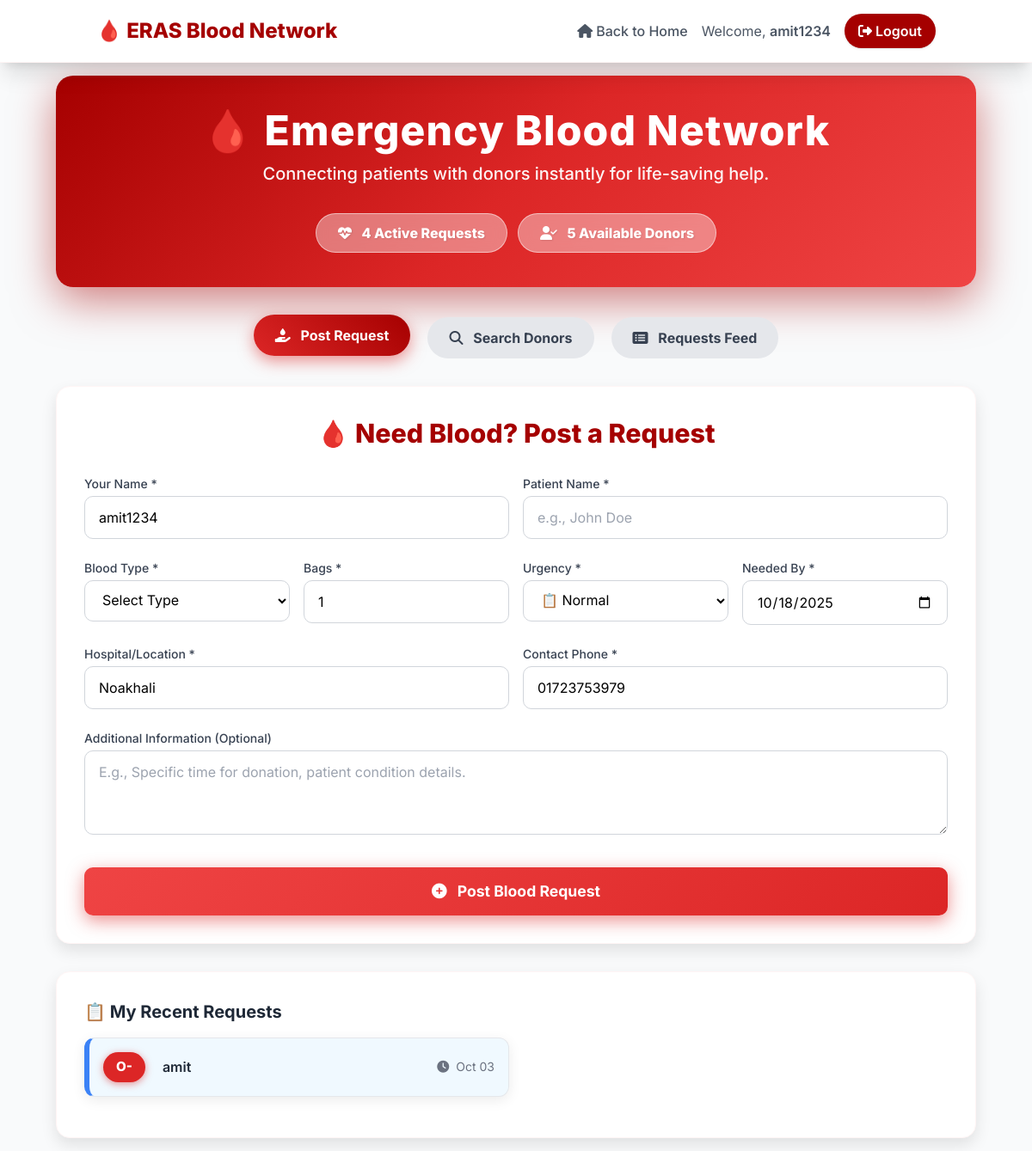
Screenshot of /accounts/blood-network/ (signed in) with the database file from the repository.
### accounts/models.py (models this page shows, shortened)
class User(AbstractUser):
    USER_TYPES = (
        ('citizen', 'Citizen'),
        ('service_provider', 'Service Provider'),
    )
    user_type = models.CharField(
        max_length=20, choices=USER_TYPES, default='citizen')
    phone_number = models.CharField(max_length=15, unique=True)

class CitizenProfile(models.Model):
    BLOOD_GROUP_CHOICES = [
        ('', 'Select Blood Group'),
        ('A+', 'A+'),
        ('A-', 'A-'),
        ('B+', 'B+'),
        ('B-', 'B-'),
        ('AB+', 'AB+'),
        ('AB-', 'AB-'),
        ('O+', 'O+'),
        ('O-', 'O-'),
    ]
    user = models.OneToOneField(
        User, on_delete=models.CASCADE, related_name='citizen_profile')
    date_of_birth = models.DateField(null=True, blank=True)
    blood_group = models.CharField(
        max_length=5, choices=BLOOD_GROUP_CHOICES, blank=True)
    phone_number = models.CharField(max_length=15, blank=True)
    emergency_contact_name = models.CharField(max_length=100, blank=True)
    emergency_contact_phone = models.CharField(max_length=15, blank=True)
    emergency_contact_relationship = models.CharField(
        max_length=50, blank=True)
    house_road_no = models.CharField(max_length=200, blank=True)
    area_sector = models.CharField(max_length=100, blank=True)
    city = models.CharField(max_length=100, blank=True)
    postal_code = models.CharField(max_length=10, blank=True)
    landmarks = models.CharField(max_length=200, blank=True)
    last_blood_donation = models.DateField(null=True, blank=True)
    available_to_donate = models.CharField(
        max_length=10,
        choices=[('', 'Select Option'), ('yes', 'Yes'), ('no', 'No')],
        blank=True
    )
    emergency_donor = models.BooleanField(
        default=False, help_text="Available for emergency blood donation")
    medical_conditions = models.TextField(blank=True)
    allergies = models.TextField(blank=True)
    regular_medications = models.TextField(blank=True)

class BloodRequest(models.Model):
    BLOOD_TYPE_CHOICES = [
        ('A+', 'A+'),
        ('A-', 'A-'),
        ('B+', 'B+'),
        ('B-', 'B-'),
        ('AB+', 'AB+'),
        ('AB-', 'AB-'),
        ('O+', 'O+'),
        ('O-', 'O-'),
    ]
    URGENCY_CHOICES = [
        ('urgent', 'Urgent'),
        ('normal', 'Normal'),
    ]
    STATUS_CHOICES = [
        ('open', 'Open'),
        ('fulfilled', 'Fulfilled'),
    ]
    requester_name = models.CharField(
        max_length=100, help_text="Person making the request")
    patient_name = models.CharField(
        max_length=100, help_text="Patient who needs blood")
    blood_type_needed = models.CharField(
        max_length=3, choices=BLOOD_TYPE_CHOICES)
    bags_needed = models.PositiveIntegerField(
        default=1,
        help_text="Number of blood bags needed"
    )
    location = models.CharField(
        max_length=200, help_text="Hospital/location where blood is needed")
    contact_phone = models.CharField(max_length=15)
    urgency = models.CharField(
        max_length=10, choices=URGENCY_CHOICES, default='normal')
    needed_by_date = models.DateField(help_text="When is the blood needed by")
    additional_notes = models.TextField(
        blank=True, help_text="Any additional information")
    created_by = models.ForeignKey(User, null=True, blank=True, on_delete=models.CASCADE,
                                   help_text="User who created this request (if logged in)")
    requester_city = models.CharField(max_length=100, blank=True,
                                      help_text="City for filtering purposes")
    status = models.CharField(
        max_length=10, choices=STATUS_CHOICES, default='open')
    created_at = models.DateTimeField(auto_now_add=True)
    updated_at = models.DateTimeField(auto_now=True)
    class Meta:
        ordering = ['-created_at']
        indexes = [
            models.Index(fields=['blood_type_needed']),
            models.Index(fields=['requester_city']),
            models.Index(fields=['status']),
            models.Index(fields=['urgency']),
        ]

### accounts/views.py (the view, shortened to what this page needs)
# urls.py: path('blood-network/', views.blood_network, name='blood_network'),
def blood_network(request):
    blood_type_filter = request.GET.get('blood_type', '')
    city_filter = request.GET.get('city', '')
    emergency_only = request.GET.get('emergency_only', '') == 'true'
    donors = CitizenProfile.objects.filter(
        available_to_donate='yes'
    ).select_related('user').exclude(
        blood_group__in=['', None]  # Exclude donors without blood group
    )
    if blood_type_filter:
        donors = donors.filter(blood_group=blood_type_filter)
    if city_filter:
        donors = donors.filter(city__icontains=city_filter)
    if emergency_only:
        donors = donors.filter(emergency_donor=True)
    active_requests = BloodRequest.objects.filter(
        status='open'
    ).order_by('-urgency', '-created_at')[:10]  # Latest 10
    cities = CitizenProfile.objects.filter(
        available_to_donate='yes'
    ).exclude(city__in=['', None]).values_list('city', flat=True).distinct()
    auto_fill = {}
    if request.user.is_authenticated:
        try:
            if hasattr(request.user, 'citizen_profile'):
                profile = request.user.citizen_profile
                auto_fill = {
                    'name': request.user.get_full_name() or request.user.username,
                    'phone': profile.phone_number or request.user.phone_number,
                    'city': profile.city or '',
                }
        except:
            pass
    user_requests = []
    if request.user.is_authenticated:
        user_requests = BloodRequest.objects.filter(
            created_by=request.user
        ).order_by('-created_at')[:5]  # Latest 5
    context = {
        'donors': donors[:20],  # Limit to 20 donors for performance
        'active_requests': active_requests,
        'user_requests': user_requests,
        'cities': sorted(set(cities)),
        'auto_fill': auto_fill,
        'blood_types': BloodRequest.BLOOD_TYPE_CHOICES,
        'today': date.today(),
        'current_filters': {
            'blood_type': blood_type_filter,
            'city': city_filter,
            'emergency_only': emergency_only
        }
    }
    return render(request, 'accounts/blood_network.html', context)

### templates/accounts/blood_network.html (shortened to what this page needs)
<!DOCTYPE html>
<html lang="en">
<head>
  <link rel="stylesheet" href="https://cdnjs.cloudflare.com/ajax/libs/font-awesome/6.4.0/css/all.min.css">
  <script src="https://cdn.tailwindcss.com"></script>
</head>
<body class="bg-gray-50">
<header class="bg-white shadow-xl sticky top-0 z-10 border-b border-red-light-bg">
  <nav class="container mx-auto px-4 sm:px-6 py-4 flex items-center justify-between">
    <div class="flex items-center space-x-2">
      <span class="text-xl sm:text-2xl font-extrabold text-red-darker whitespace-nowrap">🩸 ERAS Blood Network</span>
    </div>
    <div class="flex items-center space-x-2 sm:space-x-4">
      <a href="/" class="text-gray-600 hover:text-custom-red transition font-medium hidden sm:inline-flex items-center">
          <i class="fas fa-home mr-1"></i> Back to Home
      </a>
      {% if user.is_authenticated %}
        <span class="text-gray-600 hidden md:inline whitespace-nowrap">Welcome, <span class="font-semibold">{{ user.username }}</span></span>
        <a href="{% url 'logout' %}" class="bg-red-darker text-white px-3 py-1.5 sm:px-4 sm:py-2 rounded-full shadow hover:bg-custom-red transition font-semibold text-sm sm:text-base whitespace-nowrap">
            <i class="fas fa-sign-out-alt"></i> <span class="hidden sm:inline">Logout</span>
        </a>
      {% endif %}
    </div>
  </nav>
</header>
<main class="blood-network-page">
  <div class="hero-section">
    <h1 class="text-3xl sm:text-4xl lg:text-5xl font-extrabold mb-3 tracking-wide">🩸 Emergency Blood Network</h1>
    <p class="text-md sm:text-xl opacity-95 mb-8 font-medium">Connecting patients with donors instantly for life-saving help.</p>
    <div class="quick-stats flex justify-center flex-wrap gap-3">
      <span><i class="fas fa-heartbeat mr-2"></i> {{ active_requests.count }} Active Requests</span>
      <span><i class="fas fa-user-check mr-2"></i> {{ donors.count }} Available Donors</span>
    </div>
  </div>
  <div class="flex justify-center mb-8 flex-wrap gap-3">
    <button class="tab-btn active" data-tab="request"><i class="fas fa-hand-holding-water mr-1 sm:mr-2"></i> <span class="hidden sm:inline">Post</span> Request</button>
    <button class="tab-btn" data-tab="search"><i class="fas fa-search mr-1 sm:mr-2"></i> <span class="hidden sm:inline">Search</span> Donors</button>
    <button class="tab-btn" data-tab="feed"><i class="fas fa-list-alt mr-1 sm:mr-2"></i> Requests <span class="hidden sm:inline">Feed</span></button>
  </div>
  <div id="request" class="tab-content">
    <div class="bg-white p-6 sm:p-8 rounded-2xl shadow-card-pop border border-red-light-bg">
      <h2 class="section-title">🩸 Need Blood? Post a Request</h2>
      <form method="POST" class="grid gap-6">
        <div class="grid md:grid-cols-2 gap-4">
          <div>
            <label for="requester_name" class="block text-sm font-medium text-gray-700 mb-1">Your Name *</label>
            <input type="text"
                  id="requester_name"
                 name="requester_name"
                 value="{{ auto_fill.name|default:'' }}"
                 placeholder="e.g., Jane Doe"
                 class="form-control"
                 required>
          </div>
          <div>
            <label for="patient_name" class="block text-sm font-medium text-gray-700 mb-1">Patient Name *</label>
            <input type="text"
                  id="patient_name"
                 name="patient_name"
                 placeholder="e.g., John Doe"
                 class="form-control"
                 required>
          </div>
        </div>
        <div class="grid grid-cols-2 md:grid-cols-4 gap-4"> <div>
            <label for="blood_type_needed" class="block text-sm font-medium text-gray-700 mb-1">Blood Type *</label>
            <select id="blood_type_needed" name="blood_type_needed" class="form-control" required>
              <option value="">Select Type</option>
            </select>
          </div>
          <div>
            <label for="bags_needed" class="block text-sm font-medium text-gray-700 mb-1">Bags *</label>
            <input type="number"
                  id="bags_needed"
                  name="bags_needed"
                  value="1"
                  min="1"
                  max="10"
                  class="form-control"
                  required>
          </div>
          <div>
            <label for="urgency" class="block text-sm font-medium text-gray-700 mb-1">Urgency *</label>
            <select id="urgency" name="urgency" class="form-control" required>
              <option value="normal" selected>📋 Normal</option>
            </select>
          </div>
          <div>
            <label for="needed_by_date" class="block text-sm font-medium text-gray-700 mb-1">Needed By *</label>
            <input type="date"
                   id="needed_by_date"
                   name="needed_by_date"
                   class="form-control"
                   min="{{ today|date:'Y-m-d' }}"
                   required>
          </div>
        </div>
        <div class="grid md:grid-cols-2 gap-4">
          <div>
            <label for="location" class="block text-sm font-medium text-gray-700 mb-1">Hospital/Location *</label>
            <input type="text"
                  id="location"
                 name="location"
                 value="{{ auto_fill.city|default:'' }}"
                 placeholder="e.g., Apollo Hospital, Dhaka"
                 class="form-control"
                 required>
          </div>
          <div>
            <label for="contact_phone" class="block text-sm font-medium text-gray-700 mb-1">Contact Phone *</label>
            <input type="tel"
                  id="contact_phone"
                 name="contact_phone"
                 value="{{ auto_fill.phone|default:'' }}"
                 placeholder="+880XXXXXXXXX"
                 class="form-control"
                 required>
          </div>
        </div>
        <div>
          <label for="additional_notes" class="block text-sm font-medium text-gray-700 mb-1">Additional Information (Optional)</label>
          <textarea id="additional_notes" name="additional_notes"
                    rows="3"
                    placeholder="E.g., Specific time for donation, patient condition details."
                    class="form-control"></textarea>
        </div>
        <button type="submit" class="btn-red mt-2">
            <i class="fas fa-plus-circle mr-2"></i> Post Blood Request
        </button>
      </form>
    </div>
  </div>
  {% if user.is_authenticated and user_requests %}
    <div class="bg-white p-6 sm:p-8 rounded-2xl shadow-card-pop mt-8 border border-red-light-bg">
      <h3 class="font-bold text-xl mb-4 text-gray-800">📋 My Recent Requests</h3>
      <div class="grid sm:grid-cols-2 gap-4">
      {% for request in user_requests|slice:":5" %}
        <div class="my-request-card flex justify-between items-center p-4 hover:shadow-lg transition flex-wrap gap-2">
          <div class="flex items-center gap-3">
            <span class="blood-type">{{ request.blood_type_needed }}</span>
            <span class="font-semibold text-gray-800">{{ request.patient_name }}</span>
          </div>
          <span class="text-sm text-gray-500 whitespace-nowrap">
              <i class="fas fa-clock mr-1"></i> {{ request.created_at|date:"M d" }}
          </span>
        </div>
      {% endfor %}
      </div>
    </div>
  {% endif %}
</main>
</body>
</html>

### templates/accounts/blood_network.html (style rules this page uses)
body { font-family: 'Inter', sans-serif; background-color: #f7f7f9; }
.blood-network-page { max-width: 1100px; margin: 0 auto; padding: 15px; }
.hero-section { text-align: center; background: linear-gradient(135deg, #a50000, #dc2626, #ef4444); color: white; padding: 40px 15px; border-radius: 20px; margin-bottom: 35px; box-shadow: 0 15px 50px rgba(165, 0, 0, 0.5); }
.quick-stats { display: flex; flex-wrap: wrap; justify-content: center; gap: 10px; }
.quick-stats span { background: rgba(255, 255, 255, 0.4); padding: 8px 15px; border-radius: 30px; font-weight: 800; backdrop-filter: blur(8px); border: 1px solid rgba(255, 255, 255, 0.5); text-shadow: 1px 1px 2px rgba(0, 0, 0, 0.1); font-size: 0.875rem; }
@media (min-width: 640px) { .quick-stats span { padding: 10px 25px; font-size: 1rem; } }
.tab-btn { background: #e5e7eb; color: #374151; padding: 10px 18px; margin: 0 4px; border-radius: 9999px; font-weight: 700; transition: all 0.3s; border: none; cursor: pointer; font-size: 0.9rem; }
@media (min-width: 640px) { .tab-btn { padding: 12px 25px; font-size: 1rem; } }
.tab-btn.active { background: linear-gradient(45deg, #dc2626, #a50000); color: white; box-shadow: 0 6px 18px rgba(220,38,38,0.5); transform: translateY(-3px); }
.section-title { color: #a50000; font-size: 1.7rem; font-weight: 800; margin-bottom: 25px; text-align: center; }
@media (min-width: 640px) { .section-title { font-size: 1.9rem; } }
.form-control { padding: 12px 16px; border: 1px solid #d1d5db; border-radius: 10px; font-size: 16px; transition: all 0.3s ease; width: 100%; background-color: white; }
.btn-red { background: linear-gradient(135deg, #ef4444, #dc2626); color: white; border: none; padding: 14px 30px; border-radius: 10px; font-size: 1rem; font-weight: 700; cursor: pointer; transition: all 0.3s ease; box-shadow: 0 6px 20px rgba(220, 38, 38, 0.5); }
@media (min-width: 640px) { .btn-red { padding: 15px 35px; font-size: 1.1rem; } }
.donor-card, .request-card, .my-request-card { border-radius: 12px; padding: 20px; margin-bottom: 15px; background: white; box-shadow: 0 4px 15px rgba(0,0,0,0.08); transition: all 0.3s ease; border: 1px solid #e5e7eb; }
.my-request-card { background: #f0f9ff; border-left: 6px solid #3b82f6; }
.blood-type { display: inline-block; padding: 6px 15px; border-radius: 25px; font-weight: 800; font-size: 0.95rem; color: white; background-color: #dc2626; margin-right: 8px; box-shadow: 0 2px 8px rgba(220, 38, 38, 0.5); text-transform: uppercase; }

### rows the page displays
User: username "amit1234"
CitizenProfile: location "Noakhali", contact_phone "01723753979"
BloodRequest: blood_type_needed "O-", patient_name "amit", created_at "Oct 03"

### other values shown
{{ active_requests.count }} "4"
{{ donors.count }} "5"
